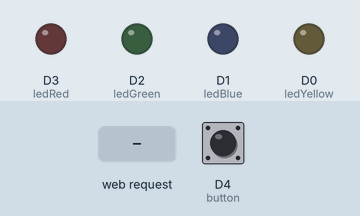
Bench run of a sketch on a simulated ESP8266 (NodeMCU). Shown: output pins drawn as LEDs (lit = HIGH). The test bench sets the inputs (shaded band); at power-on: D4 (button) LOW. WiFi joins after 1.5 s; servers stay silent unless stated; what the sketch prints to the serial monitor is not drawn.

Above: at 3.2 s.
3.3 s: D4 (button) pulled HIGH for 0.15 s
At 4.5 s:
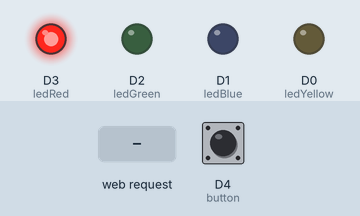
4.9 s: HTTP request GET /led/yellow/on received
At 5.9 s:
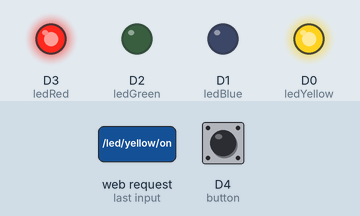
6.4 s: HTTP request GET /led/green/on received
At 7.0 s:
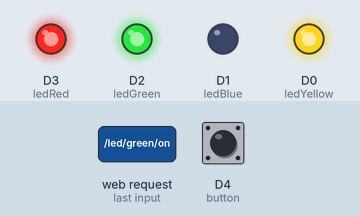
7.9 s: HTTP request GET /led/yellow/off received
At 8.2 s:
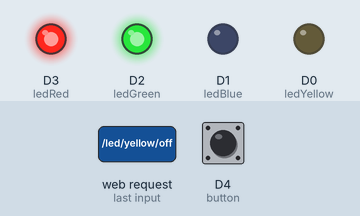
9.4 s: HTTP request GET /led/red/off received
At 10.5 s:
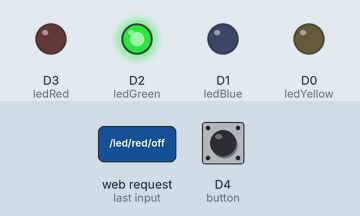
10.9 s: HTTP request GET /led/blue/on received
At 11.6 s:
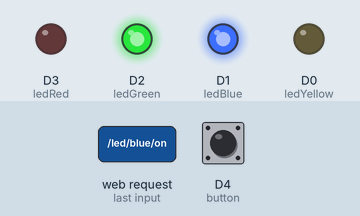
Timing chart, 0 to 13.4 s (numbered marks = the images above; inputs shaded):
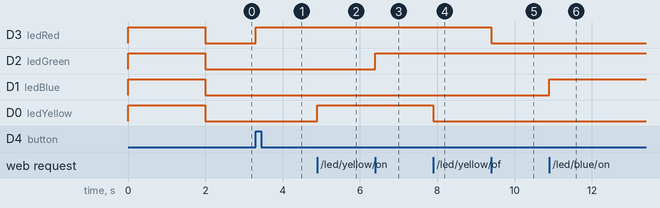

Measured:
- after the input at 3.3 s, D3 (ledRed): LOW → HIGH at once
- after the input at 4.9 s, D0 (ledYellow): LOW → HIGH at once
- after the input at 6.4 s, D2 (ledGreen): LOW → HIGH at once
- after the input at 7.9 s, D0 (ledYellow): HIGH → LOW at once
- after the input at 9.4 s, D3 (ledRed): HIGH → LOW at once
- after the input at 10.9 s, D1 (ledBlue): LOW → HIGH at once

The sketch:

esp-8266.ino
```cpp
#include <ESP8266WiFi.h>
#include <ESP8266HTTPClient.h>
#include <ESP8266WebServer.h>

WiFiClient client;
ESP8266WebServer server(88);

// **SET*** WiFi credentials
const char* ssid = ".";
const char* password = "........";

const int D0 = 16;
const int D1 = 5;
const int D2 = 4;
const int D3 = 0;
const int D4 = 2;
const int D5 = 14;
const int D6 = 12;
const int D7 = 13;
const int D8 = 15;

#define ledYellow   D0
#define ledBlue   D1
#define ledGreen   D2
#define ledRed   D3
#define button   D4

ulong userId;

enum SynchronizeStatus {
    SYNC_PENDING,
    SYNCHRONIZE,
    IGNORE
};

enum SynchronizeStatus synchronize = IGNORE;

// Door control coming soon

void handleLedYellowOn() {
  digitalWrite(ledYellow, HIGH);
  server.send(200, "text/plain", "LED Yellow turned on.");
}

void handleLedYellowOff() {
  digitalWrite(ledYellow, LOW);
  server.send(200, "text/plain", "LED Yellow turned off.");
}

void handleLedGreenOn() {
  digitalWrite(ledGreen, HIGH);
  server.send(200, "text/plain", "LED Green turned on.");
}

void handleLedGreenOff() {
  digitalWrite(ledGreen, LOW);
  server.send(200, "text/plain", "LED Green turned off.");
}

void handleLedRedOn() {
  digitalWrite(ledRed, HIGH);
  server.send(200, "text/plain", "LED Red turned on.");
}

void handleLedRedOff() {
  digitalWrite(ledRed, LOW);
  server.send(200, "text/plain", "LED Red turned off.");
}

void handleLedBlueOn() {
  digitalWrite(ledBlue, HIGH);
  server.send(200, "text/plain", "LED Blue turned on.");
}

void handleLedBlueOff() {
  digitalWrite(ledBlue, LOW);
  server.send(200, "text/plain", "LED Blue turned off.");
}

void handleOffLeds() {
  digitalWrite(ledYellow, LOW);
  digitalWrite(ledGreen, LOW);
  digitalWrite(ledRed, LOW);
  digitalWrite(ledBlue, LOW);
  server.send(200, "text/plain", "All LEDs turned off.");
}

void handleOnLeds() {
  digitalWrite(ledYellow, HIGH);
  digitalWrite(ledGreen, HIGH);
  digitalWrite(ledRed, HIGH);
  digitalWrite(ledBlue, HIGH);
  server.send(200, "text/plain", "All LEDs turned on.");
}

void handleUserGet() {
  String jsonResponse = "{\"user_id\":\"" + String(userId) + "\"}";
  server.send(200, "application/json", jsonResponse);
}

void handleUserPut() {
  if (server.hasArg("user_id")) {
    String newUserId = server.arg("user_id");
    userId = newUserId.toInt();
    server.send(200, "text/plain", "User ID updated to: " + newUserId);
  } else {
    server.send(400, "text/plain", "No user_id parameter provided.");
  }
}

void handleSynchronizePut() {
  synchronize = SYNCHRONIZE;
  server.send(200, "text/plain", "Synchronized.");
}

void handleSynchronizeGet() {
  String status;
  switch (synchronize) {
    case SYNC_PENDING:
      status = "SYNC_PENDING";
      break;
    case SYNCHRONIZE:
      status = "SYNCHRONIZE";
      break;
    case IGNORE:
      status = "IGNORE";
      break;
  }

  String jsonResponse = "{\"synchronize\":\"" + status + "\"}";
  server.send(200, "application/json", jsonResponse);
}

void handleSecurity() {
  //Serial.println(digitalRead(button));
  if (digitalRead(button) == 1 || synchronize == SYNCHRONIZE) {
    if (synchronize == IGNORE) {
      synchronize = SYNC_PENDING;
      if (userId == 0) {
          digitalWrite(ledRed, HIGH);
      } else {
          digitalWrite(ledGreen, HIGH);
      }
    } else if (synchronize == SYNCHRONIZE) {
        if (userId == 0) {
          digitalWrite(ledRed, LOW);
        } else {
          digitalWrite(ledGreen, LOW);
          userId = 0;
        }
        synchronize = IGNORE;
    }
  }
}

void setup() {
  Serial.begin(115200);
  Serial.setDebugOutput(true);
  Serial.println();

  pinMode(ledYellow, OUTPUT);
  pinMode(ledGreen, OUTPUT);
  pinMode(ledRed, OUTPUT);
  pinMode(ledBlue, OUTPUT);

  pinMode(button, INPUT);

  handleOnLeds();

  WiFi.begin(ssid, password);
  Serial.print("Connecting to ");
  Serial.print(ssid);
  Serial.println(" ...");

  int i = 0;
  while (WiFi.status() != WL_CONNECTED) {
    delay(1000);
    Serial.print(++i);
    Serial.print(' ');
  }

  Serial.println('\n');
  Serial.println("Connection established!");
  Serial.print("IP Address:\t");
  Serial.println(WiFi.localIP());
  Serial.print("Mac Address:\t");
  Serial.println(WiFi.macAddress());

  server.on("/led/yellow/on", HTTP_GET, handleLedYellowOn);
  server.on("/led/yellow/off", HTTP_GET, handleLedYellowOff);

  server.on("/led/green/on", HTTP_GET, handleLedGreenOn);
  server.on("/led/green/off", HTTP_GET, handleLedGreenOff);

  server.on("/led/red/on", HTTP_GET, handleLedRedOn);
  server.on("/led/red/off", HTTP_GET, handleLedRedOff);

  server.on("/led/blue/on", HTTP_GET, handleLedBlueOn);
  server.on("/led/blue/off", HTTP_GET, handleLedBlueOff);

  server.on("/leds/on", HTTP_GET, handleOnLeds);
  server.on("/leds/off", HTTP_GET, handleOffLeds);

  server.on("/user", HTTP_GET, handleUserGet);
  server.on("/user", HTTP_PUT, handleUserPut);

  server.on("/synchronize", HTTP_GET, handleSynchronizeGet);
  server.on("/synchronize", HTTP_PUT, handleSynchronizePut);

  server.sendHeader("Access-Control-Allow-Origin", "*");

  server.begin();

  handleOffLeds();
}

void loop() {
  server.handleClient();
  handleSecurity();
}
```
